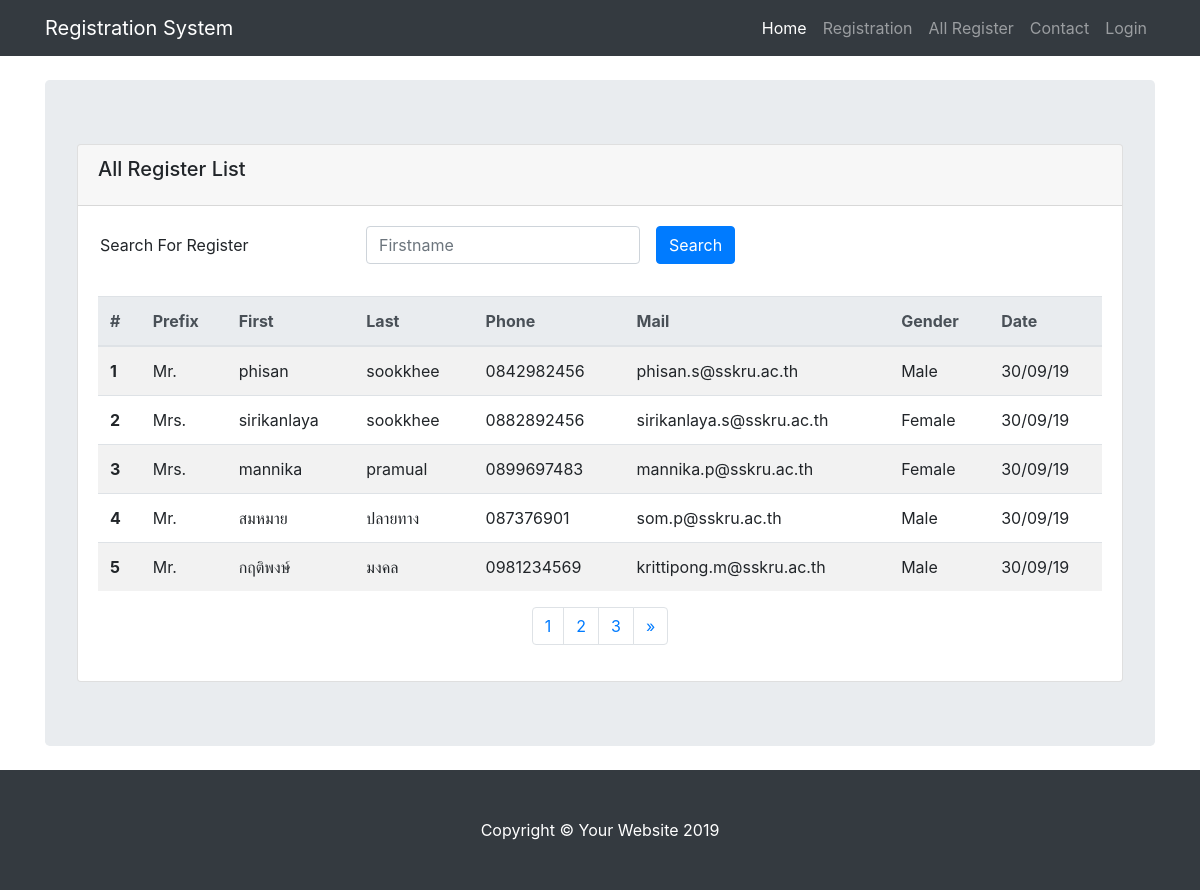
Screenshot of /?q=show with the database file from the repository.
### tables this page shows
CREATE TABLE `regis` (
  `id` int(11) unsigned NOT NULL AUTO_INCREMENT,
  `gender` int(1) NOT NULL,
  `prefix` int(1) NOT NULL,
  `name` varchar(255) NOT NULL DEFAULT '',
  `lname` varchar(255) NOT NULL DEFAULT '',
  `email` varchar(255) NOT NULL,
  `phone` varchar(255) NOT NULL DEFAULT '',
  `date_regis` varchar(255) NOT NULL DEFAULT '',
  PRIMARY KEY (`id`)
);

### sites/pagination.php (called while the page is built, shortened)
<?php
if (isset($_GET['page'])) {
    $page = $_GET['page'];
}else {
    $page = 1;
}
$no_of_records_per_page = 5;
$offset = ($page-1) * $no_of_records_per_page;
$total_pages_sql = "SELECT * FROM  $table_name";
$result = $mysqli->query($total_pages_sql);
$total_rows = mysqli_num_rows($result);
$total_pages = ceil($total_rows / $no_of_records_per_page);
?>

### sites/show.php (the view, shortened to what this page needs)
<?php
require_once('function.php');
$mysqli = connectdb();
$table_name = 'regis';
include('pagination.php');
$keyword = '';
if ($keyword == '') {
	$q = "SELECT *
		  FROM  $table_name
		  ORDER BY id ASC
		  LIMIT $offset, $no_of_records_per_page";
}else {
	$q = "SELECT *
  		  FROM  $table_name
  		  WHERE name LIKE '%$keyword%'
		  ORDER BY id ASC
		  LIMIT $offset, $no_of_records_per_page";
}
$result = $mysqli->query($q);
$count = ($page > 1) ? $offset + 1 : 1 ;
?>
<header class="jumbotron my-4">
	<div class="card">
		<div class="card-header">
			<h5 class="card-title">All Register List</h5>
		</div>
		<div class="card-body">
			<form class="form-inline" id="search">
				<div class="form-group mb-2">
					<input type="text" readonly class="form-control-plaintext" id="staticEmail2" value="Search For Register">
				</div>
				<div class="form-group mx-sm-3 mb-2">
					<input type="text" class="form-control" name="keys" id="firstname" placeholder="Firstname" value="<?=$keyword?>">
				</div>
				<button type="button" class="btn btn-primary mb-2" onClick='submitSearch()'>Search</button>
			</form>
			<br />
			<table class="table table-striped">
				<thead class="thead-light">
					<tr>
						<th scope="col">#</th>
						<th scope="col">Prefix</th>
						<th scope="col">First</th>
						<th scope="col">Last</th>
						<th scope="col">Phone</th>
						<th scope="col">Mail</th>
						<th scope="col">Gender</th>
						<th scope="col">Date</th>
					</tr>
				</thead>
				<tbody>
					<?php while ($row = $result->fetch_object()) { ?>
						<?php
						if ($row->gender == '0') {
							$row->gender = 'Male';
						}else {
							$row->gender = 'Female';
						}
						if ($row->prefix == 0) {
							$row->prefix = 'Mr.';
						} elseif ($row->prefix == 1) {
							$row->prefix = 'Miss';
						} else {
							$row->prefix = 'Mrs.';
						}
						?>
						<tr>
							<th scope="row"><?=$count?></th>
							<td><?=$row->prefix?></td>
							<td><?=$row->name?></td>
							<td><?=$row->lname?></td>
							<td><?=$row->phone?></td>
							<td><?=$row->email?></td>
							<td><?=$row->gender?></td>
							<td><?=date("d/m/y", $row->date_regis)?></td>
						</tr>
						<?php $count += 1; ?>
					<?php } ?>
				</tbody>
			</table>
			<?php include('pagination_footer.php'); ?>
		</div>
	</div>
</header>

### index.php (shortened to what this page needs)
<!DOCTYPE html>
<html lang="en">
<head>
	<link href="vendor/bootstrap/css/bootstrap.min.css" rel="stylesheet">
	<link href="css/heroic-features.css" rel="stylesheet">
</head>
<body>
	<?php
	$path = '';
	if (!empty($_GET["q"])) {
		$path = $_GET["q"];
	}
	?>
	<nav class="navbar navbar-expand-lg navbar-dark bg-dark fixed-top">
		<div class="container">
			<a class="navbar-brand" href="./">Registration System</a>
			<div class="collapse navbar-collapse" id="navbarResponsive">
				<ul class="navbar-nav ml-auto">
					<li class="nav-item active">
						<a class="nav-link" href="./">Home
						</a>
					</li>
					<li class="nav-item">
						<a class="nav-link" href="?q=regis">Registration</a>
					</li>
					<li class="nav-item">
						<a class="nav-link" href="?q=show">All Register</a>
					</li>
					<li class="nav-item">
						<a class="nav-link" href="#">Contact</a>
					</li>
					<li class="nav-item">
						<?php if (isset($_SESSION["user"])): ?>
							<a class="nav-link" href="./sites/logout.php">Logout</a>
							<?php else: ?>
								<a class="nav-link" href="?q=login">Login</a>
							<?php endif ?>
						</li>
					</ul>
				</div>
			</div>
		</nav>
		<div class="container">
			<?php
				if ($path == "") {
					include("./sites/front.php");
				}
				else if ($path == "login") {
					include("./sites/login.php");
				}
				else if ($path == "regis") {
					include("./sites/regis.php");
				}
				else if ($path == "show") {
					include("./sites/show.php");
				}
			?>
		</div>
		<footer class="py-5 bg-dark">
			<div class="container">
				<p class="m-0 text-center text-white">Copyright &copy; Your Website 2019</p>
			</div>
		</footer>
	</body>
	</html>

### sites/pagination_footer.php (shortened to what this page needs)
<?php
    $actual = "http://$_SERVER[HTTP_HOST]$_SERVER[REQUEST_URI]";
    if (strpos($actual, '&page') !== false) {
        list($url, $param) = explode("&page", $actual);
    }else {
        $url = $actual;
    }
    $nextpage = ($page < $total_pages ) ? "&page=".($page+1) : "" ;
?>
<nav aria-label="Page navigation example">
    <ul class="pagination justify-content-center">
        <?php for($i=1;$i<=$total_pages;$i++){ ?>
            <li class="page-item"><a class="page-link" href="<?=$url.'&page='.$i?>"><?=$i?></a></li>
        <?php } ?>
        <?php if ($page<$total_pages): ?>
            <li class="page-item">
                <a class="page-link" href="<?=$url.$nextpage?>" aria-label="Next">
                    <span aria-hidden="true">&raquo;</span>
                </a>
            </li>
        <?php endif ?>
    </ul>
</nav>

### css/heroic-features.css (style rules this page uses)
body { padding-top: 56px; }

### rows the page displays
regis: prefix "Mr.", name "phisan", lname "sookkhee", phone "0842982456", email "phisan.s@sskru.ac.th", gender "Male", date_regis "30/09/19"
regis: prefix "Mrs.", name "sirikanlaya", lname "sookkhee", phone "0882892456", email "sirikanlaya.s@sskru.ac.th", gender "Female", date_regis "30/09/19"
regis: prefix "Mrs.", name "mannika", lname "pramual", phone "0899697483", email "mannika.p@sskru.ac.th", gender "Female", date_regis "30/09/19"
regis: prefix "Mr.", name "สมหมาย", lname "ปลายทาง", phone "087376901", email "som.p@sskru.ac.th", gender "Male", date_regis "30/09/19"
regis: prefix "Mr.", name "กฤติพงษ์", lname "มงคล", phone "0981234569", email "krittipong.m@sskru.ac.th", gender "Male", date_regis "30/09/19"
